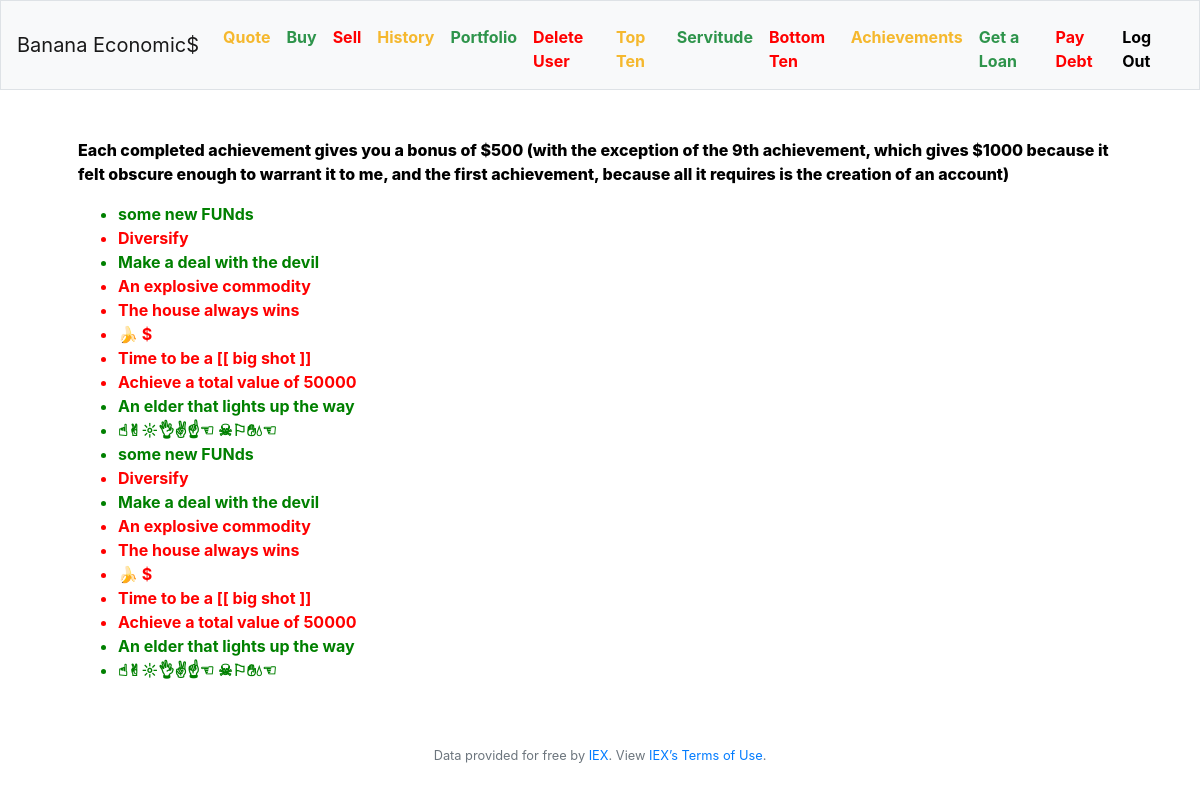
Page /achievements (signed in) on the committed database.
### tables this page shows
CREATE TABLE achievements (id PRIMARY_KEY, user_id INTEGER, achievement TEXT, achieved TEXT);

### flask_app.py (the view)
@app.route("/achievements")
@login_required
def achievements():
    achievements = db.execute("SELECT achievement FROM achievements WHERE user_id = ?", session['user_id'])
    achieved = db.execute("SELECT achieved FROM achievements WHERE user_id = ?", session['user_id'])
    achieve = [None] * len(achievements)
    theAchieved = [None] * len(achievements)
    for i in range(len(achievements)):
        achieve[i] = achievements[i]['achievement']
        theAchieved[i] = achieved[i]['achieved']
    return render_template('achievements.html', achievements=achieve, achieved=theAchieved)

### flask_app.py (called while the page is built)
@app.after_request
def after_request(response):
    response.headers["Cache-Control"] = "no-cache, no-store, must-revalidate"
    response.headers["Expires"] = 0
    response.headers["Pragma"] = "no-cache"
    return response

### helpers.py (called while the page is built)
def login_required(f):
    @wraps(f)
    def decorated_function(*args, **kwargs):
        if session.get("user_id") is None:
            return redirect("/login")
        return f(*args, **kwargs)
    return decorated_function

### templates/achievements.html (shortened to what this page needs)
{% extends 'layout.html' %}
{% block main %}
    <p style='color:black;font-weight:800'>
        Each completed achievement gives you a bonus of $500 (with the exception of the 9th achievement,
        which gives $1000 because it felt obscure enough to warrant it to me, and the first achievement, because all it requires
        is the creation of an account)
    </p>
    <ul>
        {% for i in achievements %}
            {% if achieved[loop.index0] == 'ACHIEVED!!!' %}
            <li style='color:green;font-weight:700'>
                {{ achievements[loop.index0] }}
            </li>
            {% else %}
            <li style='color:red;font-weight:700'>
                {{ achievements[loop.index0] }}
            </li>
            {% endif %}
        {% endfor %}
    </ul>
{% endblock %}

### rows in the picture
achievements: achievement "some new FUNds"
achievements: achievement "Diversify"
achievements: achievement "Make a deal with the devil"
achievements: achievement "An explosive commodity"
achievements: achievement "The house always wins"
achievements: achievement "🍌 $"
achievements: achievement "Time to be a [[ big shot ]]"
achievements: achievement "Achieve a total value of 50000"
achievements: achievement "An elder that lights up the way"
achievements: achievement "☝︎✌︎☼︎👌︎✌︎☝︎☜︎ ☠︎⚐︎✋︎💧︎☜"
achievements: achievement "some new FUNds"
achievements: achievement "Diversify"
achievements: achievement "Make a deal with the devil"
achievements: achievement "An explosive commodity"
achievements: achievement "The house always wins"
achievements: achievement "🍌 $"
achievements: achievement "Time to be a [[ big shot ]]"
achievements: achievement "Achieve a total value of 50000"
achievements: achievement "An elder that lights up the way"
achievements: achievement "☝︎✌︎☼︎👌︎✌︎☝︎☜︎ ☠︎⚐︎✋︎💧︎☜"
